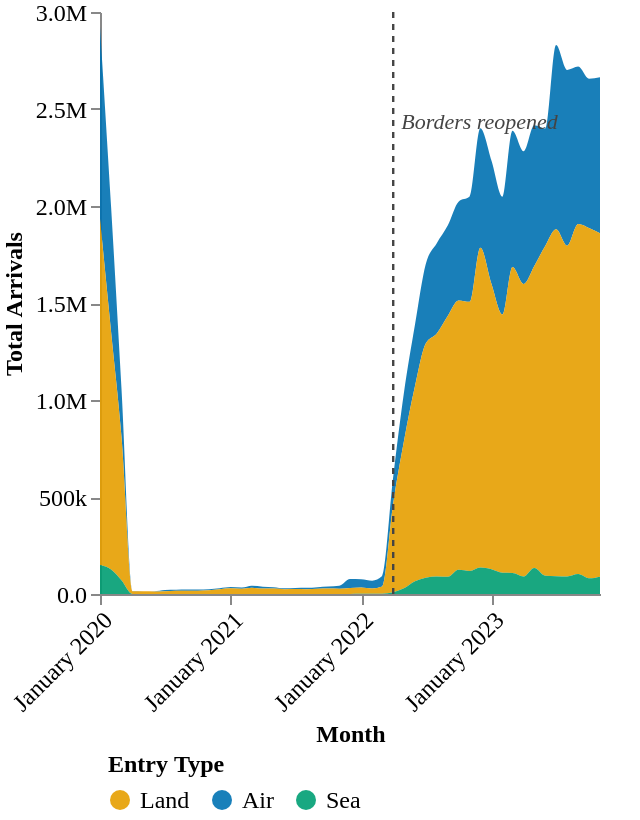

Write the Vega-Lite specification saved for this chart.
### Vega-Lite specification from a JSON file in a GitHub repository (floating-point values rounded to 4 significant figures; data arrays with more than 128 entries replaced by an {"elided": "..."} marker saying what was removed)
{"$schema": "https://vega.github.io/schema/vega-lite/v5.json", "width": "container", "height": 410, "autosize": "fit", "padding": {"top": 0, "bottom": 0, "left": 0, "right": 20}, "data": {"values": {"elided": "141 records"}}, "layer": [{"mark": {"type": "area", "interpolate": "monotone", "opacity": 0.9}, "encoding": {"x": {"field": "month", "type": "temporal", "timeUnit": "yearmonth", "axis": {"title": "Month", "titleFont": "DM Sans", "titleFontSize": 12, "labelFont": "DM Sans", "labelFontSize": 12, "labelAngle": -45, "grid": false, "format": "%B %Y"}}, "y": {"field": "arrivals", "type": "quantitative", "stack": true, "axis": {"title": "Total Arrivals", "labelFont": "DM Sans", "labelFontSize": 12, "titleFont": "DM Sans", "titleFontSize": 12, "grid": false, "format": ".2s"}}, "color": {"field": "type", "type": "nominal", "scale": {"domain": ["Land", "Air", "Sea"], "range": ["#E69F00", "#0072B2", "#009E73"]}, "legend": {"title": "Entry Type", "orient": "bottom", "offset": 0, "padding": 4, "labelFont": "DM Sans", "labelFontSize": 12, "titleFont": "DM Sans", "titleFontSize": 12}}, "order": {"field": "type", "sort": "descending"}, "tooltip": [{"field": "month", "type": "temporal", "timeUnit": "yearmonth", "title": "Month", "format": "%B %Y"}, {"field": "type", "type": "nominal", "title": "Entry Type"}, {"field": "arrivals", "type": "quantitative", "title": "Arrivals", "format": ","}]}}, {"mark": {"type": "rule", "color": "#444444", "strokeDash": [3, 3], "strokeWidth": 1.2}, "data": {"values": [{"month": "2022-04"}]}, "encoding": {"x": {"field": "month", "type": "temporal", "timeUnit": "yearmonth"}}}, {"mark": {"type": "text", "align": "left", "dx": 4, "dy": -90, "fontSize": 11, "fontStyle": "italic", "color": "#444444", "font": "DM Sans"}, "data": {"values": [{"month": "2022-04", "label": "Borders reopened"}]}, "encoding": {"x": {"field": "month", "type": "temporal", "timeUnit": "yearmonth"}, "text": {"field": "label", "type": "nominal"}}}], "config": {"background": "transparent", "view": {"stroke": "transparent"}}}
